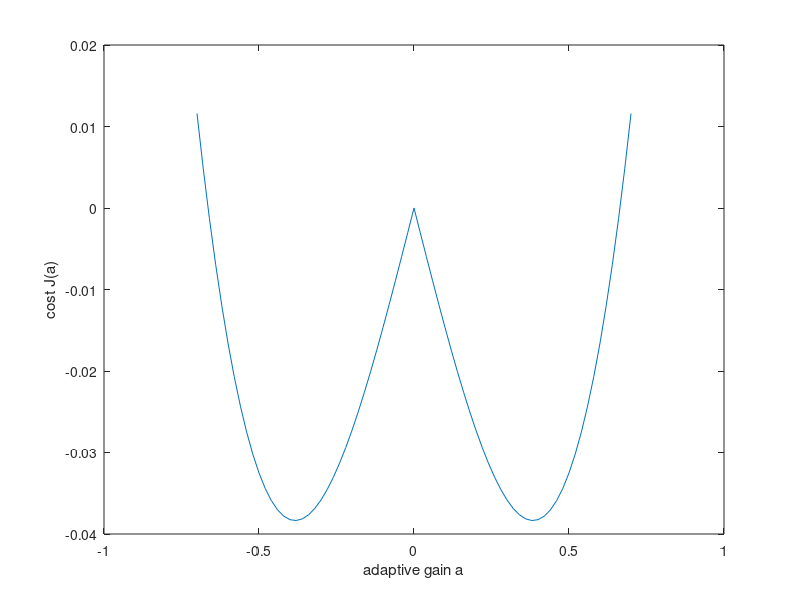

Reproduce this figure in MATLAB.
% agcerrorsurf.m: draw error surface
n=10000;                       % number of steps in simulation
r=randn(n,1);                  % generate random inputs
ds=0.15;                       % desired power of output
range=[-0.7:0.02:0.7];         % range specifies range of values of a
Jagc=zeros(size(range));
j=0;
for a=range                    % for each value a
  j=j+1;
  tot=0;
  for i=1:n
    tot=tot+abs(a)*((1/3)*a^2*r(i)^2-ds);  % total cost over all possibilities
  end
  Jagc(j)=tot/n;               % take average value, and save
end
plot(range, Jagc)
ylabel('cost J(a)')
xlabel('adaptive gain a')

% Alternate loop implementation (faster)
%for a=range                        % for each value a
%  j=j+1;
%  Jagc(j)=mean(abs(a)*((1/3)*a^2*r.^2-ds));  % total averaged cost over all possibilities
%end
